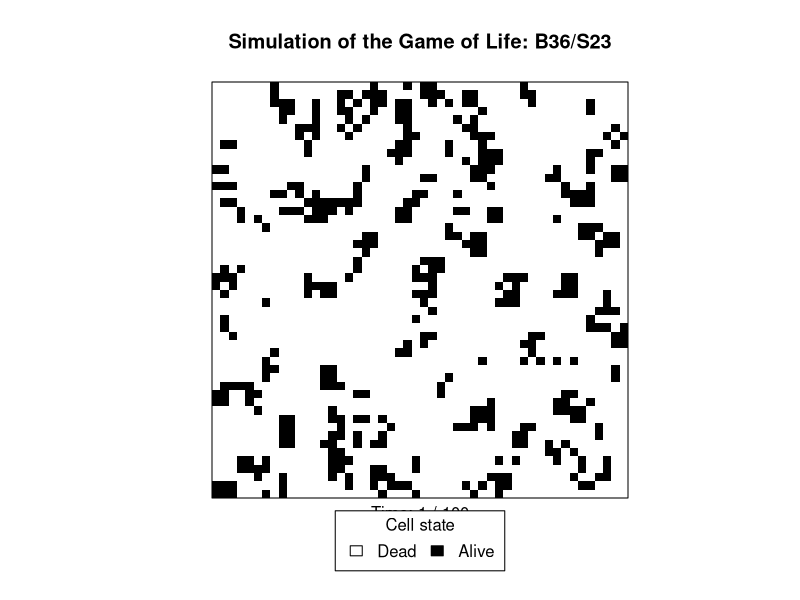
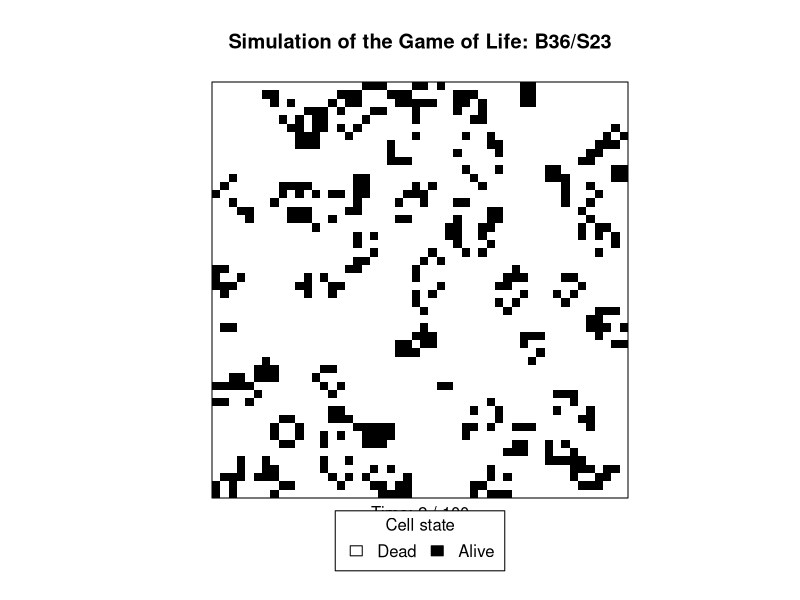
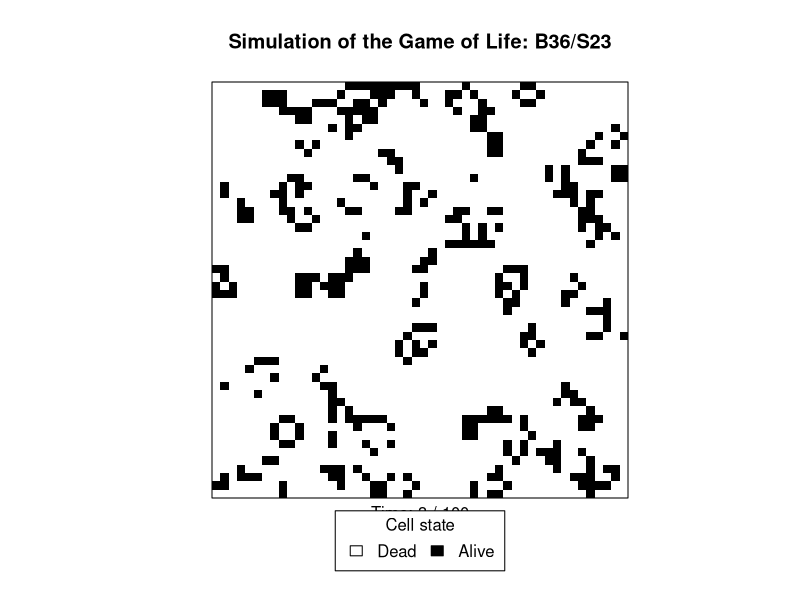
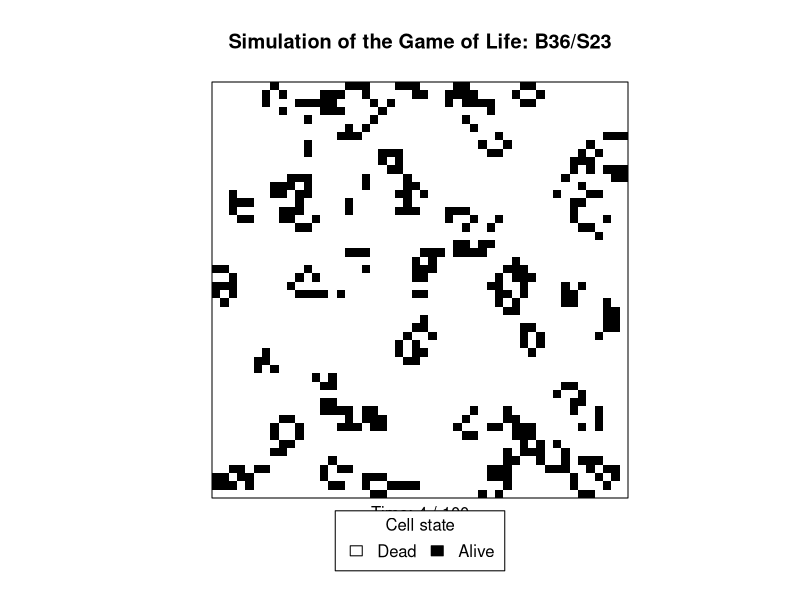
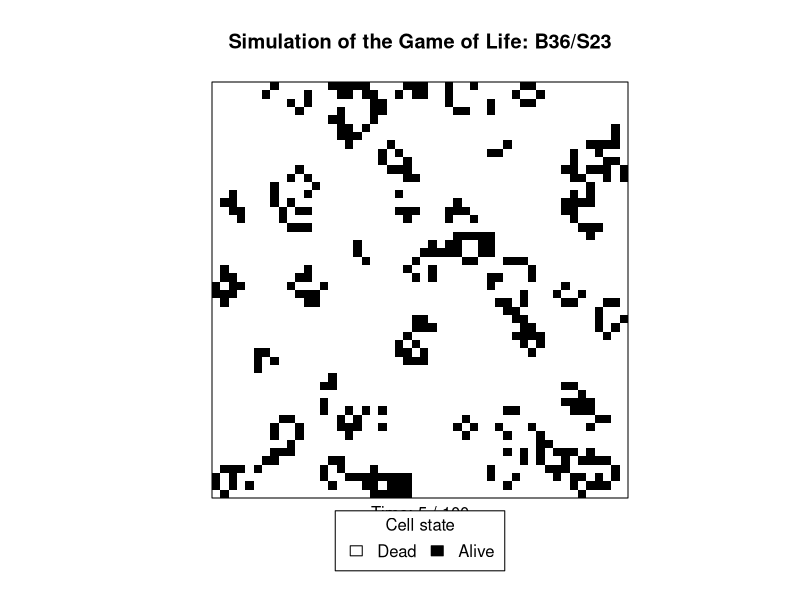
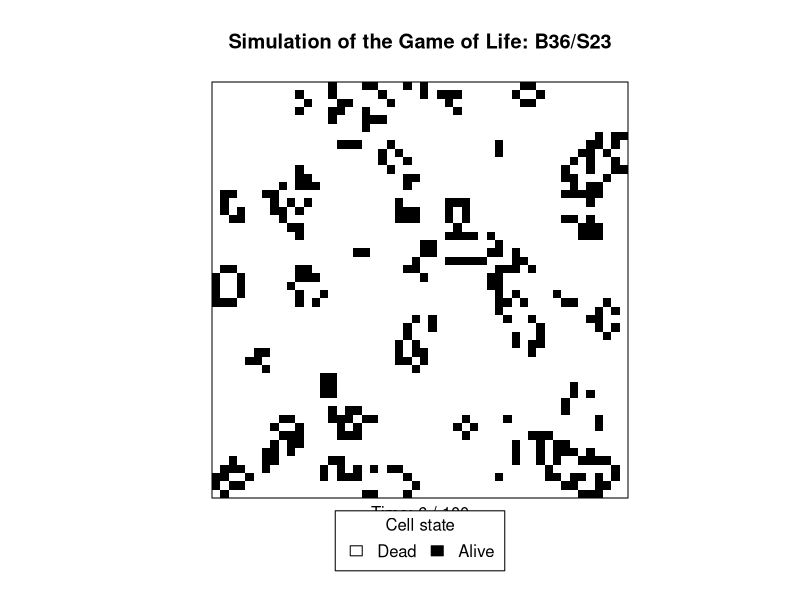
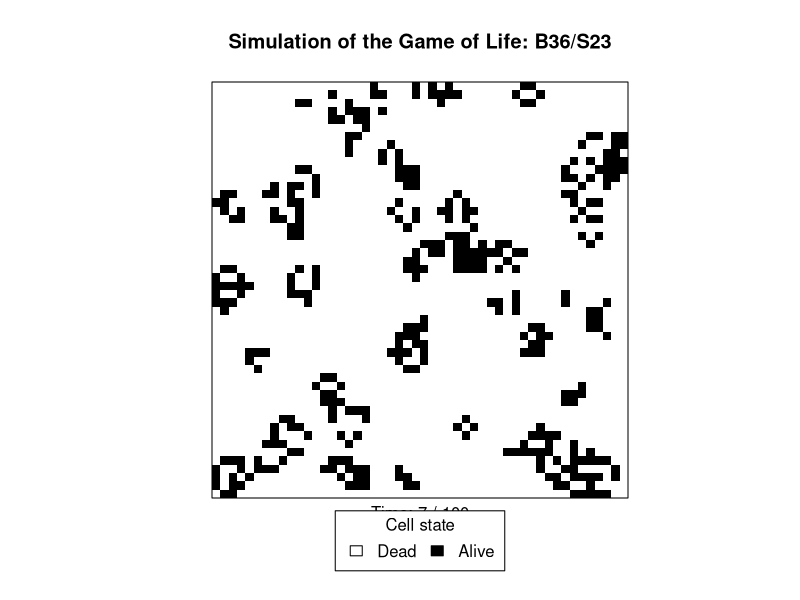
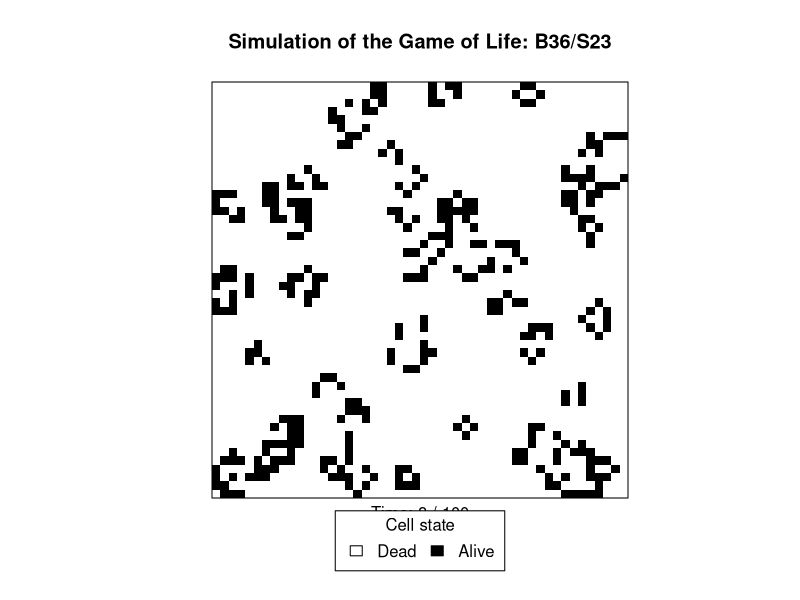

The R script that drew these images, in order:
# Title: Simulate Conway's Game of Life
# Author: Przemyslaw Marcowski, PhD
# Email: p.marcowski@gmail.com
# Date: 2024-02-03
# Copyright (c) 2024 Przemyslaw Marcowski
#
# This code is licensed under the MIT license found in the
# LICENSE file in the root directory of this source tree.

# This script simulates variations of Conway's Game of Life cellular automaton.
# Users can customize the grid size to adjust the dimensions of the cellular
# automaton, set the number of iterations to control the simulation duration,
# and specify the initial probability of a cell being alive at the start.
# Additionally, the script allows users to select from different birth and
# survival rules to experiment with various automaton behaviors. The grid
# evolution is visualized in real-time, enabling users to observe the emerging
# patterns as the simulation progresses.
#
# Supported rule variations:
#   "B3/S23" (Conway's original rules, 1970):
#     - A dead cell is born if it has exactly 3 live neighbors
#     - A live cell survives if it has 2 or 3 live neighbors
#     - A live cell dies (due to underpopulation or overcrowding) otherwise
#
#   "B2/S":
#     - A dead cell is born if it has exactly 2 live neighbors
#     - A live cell survives if it has any live neighbors (1 to 8)
#     - A live cell dies if it has no live neighbors (isolation)
#
#   "B36/S23":
#     - A dead cell is born if it has 3 or 6 live neighbors
#     - A live cell survives if it has 2 or 3 live neighbors
#     - A live cell dies (due to underpopulation or overcrowding) otherwise

game_of_life <- function(size = 20, tlength = 50, prob = 0.5, rule = "B3/S23") {
  # Simulates and animates Conway's Game of Life.
  # Starts with a random grid based on specified probability.
  # Grid evolves over iterations based on cell state and neighbors.
  # Visualizes grid evolution in real-time.
  # Allows customization of birth/survival rules (B3/S23, B2/S, B36/S23).
  #
  # Args:
  #   size: Edge length of square grid (total cells: size^2). Default is 20.
  #   tlength: Number of iterations to run. Default is 50.
  #   prob: Initial probability of a cell being alive. Default: 0.5.
  #   rule: Birth/survival rules. One of: "B3/S23", "B2/S", "B36/S23". 
  #         Default is "B3/S23".
  #
  # Returns:
  #   No return object. Renders animated plot showing grid evolution.
  #   Each animation frame corresponds to one iteration.

  # Validate size input
  if (!is.numeric(size) || size <= 0) {
    stop("Invalid size. Must be a positive integer.")
  }
  
  # Validate tlength input
  if (!is.numeric(tlength) || tlength <= 0) { 
    stop("Invalid tlength. Must be a positive integer.")
  }
  
  # Validate rule input
  valid_rules <- c("B3/S23", "B2/S", "B36/S23")
  if (!rule %in% valid_rules) {
    stop("Invalid rule. Must be one of: ", paste(valid_rules, collapse = ", "), ".")
  }
  
  # Validate prob input
  if (!is.numeric(prob) || prob < 0 || prob > 1) {
    stop("Invalid prob. Must be a numeric value between 0 and 1.")
  }

  # Extract birth and survival rules
  rule_parts <- strsplit(rule, "/")[[1]]
  birth_rule <- as.integer(regmatches(rule_parts[1], gregexpr("[0-9]", rule_parts[1]))[[1]])
  survival_rule <- as.integer(regmatches(rule_parts[2], gregexpr("[0-9]", rule_parts[2]))[[1]])

  # Initialize grid with random states
  grid <- matrix(rbinom(size^2, 1, prob), nrow = size)

  # Set up plotting environment
  par(mfrow = c(1, 1), pty = "s")

  # Main simulation loop
  for (t in 1:tlength) {
    # Create copy of grid to hold next state
    new_grid <- grid

    # Apply Game of Life rules to each cell
    for (i in 1:size) {
      for (j in 1:size) {
        # Calculate number of live neighbors
        neighbors <- sum(grid[pmax(1, i - 1):pmin(size, i + 1), pmax(1, j - 1):pmin(size, j + 1)]) - grid[i, j]

        # Survival check: cell survives if survival rule is empty or neighbors are in survival rule 
        if (grid[i, j] == 1) {
          if (length(survival_rule) == 0 || neighbors %in% survival_rule) {
            new_grid[i, j] <- 1 # cell survives
          } else {
            new_grid[i, j] <- 0 # cell dies
          }
        
        # Birth check: cell is born if it's dead and neighbors are in birth rule  
        } else if (grid[i, j] == 0) {
          if (neighbors %in% birth_rule) {
            new_grid[i, j] <- 1 # cell is born
          } else {
            new_grid[i, j] <- 0 # remains dead
          }
        }
      }
    }

    # Update grid for next iteration
    grid <- new_grid

    # Visualize new grid
    image(grid, col = c("white", "black"), axes = FALSE)
    box()

    # Add title and iteration number
    title(paste("Simulation of the Game of Life:", rule))
    mtext(paste("Time:", t, "/", tlength), side = 1, line = 0.25)

    # Add legend for cell types
    legend(
      x = "bottom",
      inset = c(0.5, -0.175),
      legend = c("Dead", "Alive"),
      fill = c("white", "black"),
      horiz = TRUE,
      xpd = TRUE,
      title = "Cell state"
    )

    Sys.sleep(0.1) # pause for animation effect

    # Message simulation complete
    if (t == tlength) {
      message("Simulation complete after specified time: ", tlength)
    }
  }
}

# Run simulation with specified parameters
game_of_life(size = 50, tlength = 100, prob = 0.2, rule = "B36/S23")